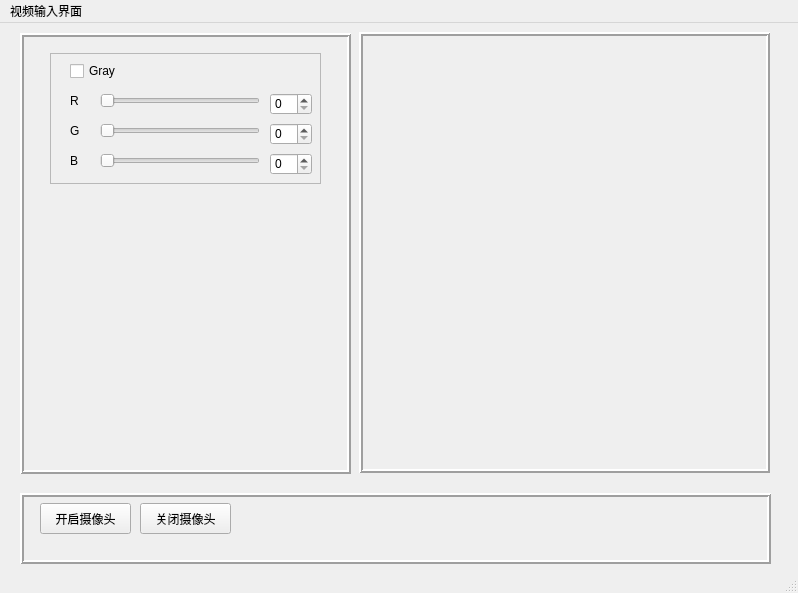
<?xml version="1.0" encoding="UTF-8"?>
<ui version="4.0">
 <class>CamShow</class>
 <widget class="QMainWindow" name="CamShow">
  <property name="geometry">
   <rect>
    <x>0</x>
    <y>0</y>
    <width>798</width>
    <height>593</height>
   </rect>
  </property>
  <property name="windowTitle">
   <string>MainWindow</string>
  </property>
  <widget class="QWidget" name="centralwidget">
   <widget class="QFrame" name="SettingFm">
    <property name="geometry">
     <rect>
      <x>20</x>
      <y>10</y>
      <width>331</width>
      <height>441</height>
     </rect>
    </property>
    <property name="frameShape">
     <enum>QFrame::Box</enum>
    </property>
    <property name="frameShadow">
     <enum>QFrame::Raised</enum>
    </property>
    <property name="lineWidth">
     <number>2</number>
    </property>
    <widget class="QFrame" name="ColorFm">
     <property name="geometry">
      <rect>
       <x>30</x>
       <y>20</y>
       <width>271</width>
       <height>131</height>
      </rect>
     </property>
     <property name="frameShape">
      <enum>QFrame::StyledPanel</enum>
     </property>
     <property name="frameShadow">
      <enum>QFrame::Raised</enum>
     </property>
     <widget class="QCheckBox" name="checkBox">
      <property name="geometry">
       <rect>
        <x>20</x>
        <y>10</y>
        <width>68</width>
        <height>16</height>
       </rect>
      </property>
      <property name="text">
       <string>Gray</string>
      </property>
     </widget>
     <widget class="QLabel" name="label">
      <property name="geometry">
       <rect>
        <x>20</x>
        <y>40</y>
        <width>16</width>
        <height>16</height>
       </rect>
      </property>
      <property name="text">
       <string>R</string>
      </property>
     </widget>
     <widget class="QLabel" name="label_2">
      <property name="geometry">
       <rect>
        <x>20</x>
        <y>70</y>
        <width>21</width>
        <height>16</height>
       </rect>
      </property>
      <property name="text">
       <string>G</string>
      </property>
     </widget>
     <widget class="QSlider" name="horizontalSlider">
      <property name="geometry">
       <rect>
        <x>50</x>
        <y>40</y>
        <width>160</width>
        <height>16</height>
       </rect>
      </property>
      <property name="maximum">
       <number>255</number>
      </property>
      <property name="orientation">
       <enum>Qt::Horizontal</enum>
      </property>
     </widget>
     <widget class="QSlider" name="horizontalSlider_2">
      <property name="geometry">
       <rect>
        <x>50</x>
        <y>70</y>
        <width>160</width>
        <height>16</height>
       </rect>
      </property>
      <property name="maximum">
       <number>255</number>
      </property>
      <property name="orientation">
       <enum>Qt::Horizontal</enum>
      </property>
     </widget>
     <widget class="QSlider" name="horizontalSlider_3">
      <property name="geometry">
       <rect>
        <x>50</x>
        <y>100</y>
        <width>160</width>
        <height>16</height>
       </rect>
      </property>
      <property name="maximum">
       <number>255</number>
      </property>
      <property name="orientation">
       <enum>Qt::Horizontal</enum>
      </property>
     </widget>
     <widget class="QLabel" name="label_3">
      <property name="geometry">
       <rect>
        <x>20</x>
        <y>100</y>
        <width>16</width>
        <height>16</height>
       </rect>
      </property>
      <property name="text">
       <string>B</string>
      </property>
     </widget>
     <widget class="QSpinBox" name="spinBox">
      <property name="geometry">
       <rect>
        <x>220</x>
        <y>40</y>
        <width>42</width>
        <height>22</height>
       </rect>
      </property>
      <property name="maximum">
       <number>255</number>
      </property>
     </widget>
     <widget class="QSpinBox" name="spinBox_2">
      <property name="geometry">
       <rect>
        <x>220</x>
        <y>70</y>
        <width>42</width>
        <height>22</height>
       </rect>
      </property>
      <property name="maximum">
       <number>255</number>
      </property>
     </widget>
     <widget class="QSpinBox" name="spinBox_3">
      <property name="geometry">
       <rect>
        <x>220</x>
        <y>100</y>
        <width>42</width>
        <height>22</height>
       </rect>
      </property>
      <property name="maximum">
       <number>255</number>
      </property>
     </widget>
    </widget>
   </widget>
   <widget class="QFrame" name="MsgFm">
    <property name="geometry">
     <rect>
      <x>20</x>
      <y>470</y>
      <width>751</width>
      <height>71</height>
     </rect>
    </property>
    <property name="frameShape">
     <enum>QFrame::Box</enum>
    </property>
    <property name="frameShadow">
     <enum>QFrame::Raised</enum>
    </property>
    <property name="lineWidth">
     <number>2</number>
    </property>
    <widget class="QPushButton" name="opencm1">
     <property name="geometry">
      <rect>
       <x>20</x>
       <y>10</y>
       <width>91</width>
       <height>31</height>
      </rect>
     </property>
     <property name="text">
      <string>开启摄像头</string>
     </property>
    </widget>
    <widget class="QPushButton" name="opencm2">
     <property name="geometry">
      <rect>
       <x>120</x>
       <y>10</y>
       <width>91</width>
       <height>31</height>
      </rect>
     </property>
     <property name="text">
      <string>关闭摄像头</string>
     </property>
    </widget>
   </widget>
   <widget class="QFrame" name="DispFm">
    <property name="geometry">
     <rect>
      <x>359</x>
      <y>9</y>
      <width>411</width>
      <height>441</height>
     </rect>
    </property>
    <property name="frameShape">
     <enum>QFrame::Box</enum>
    </property>
    <property name="frameShadow">
     <enum>QFrame::Raised</enum>
    </property>
    <property name="lineWidth">
     <number>2</number>
    </property>
   </widget>
  </widget>
  <widget class="QMenuBar" name="menubar">
   <property name="geometry">
    <rect>
     <x>0</x>
     <y>0</y>
     <width>798</width>
     <height>22</height>
    </rect>
   </property>
   <widget class="QMenu" name="menu">
    <property name="title">
     <string>视频输入界面</string>
    </property>
   </widget>
   <addaction name="menu"/>
  </widget>
  <widget class="QStatusBar" name="statusbar"/>
 </widget>
 <resources/>
 <connections/>
</ui>
